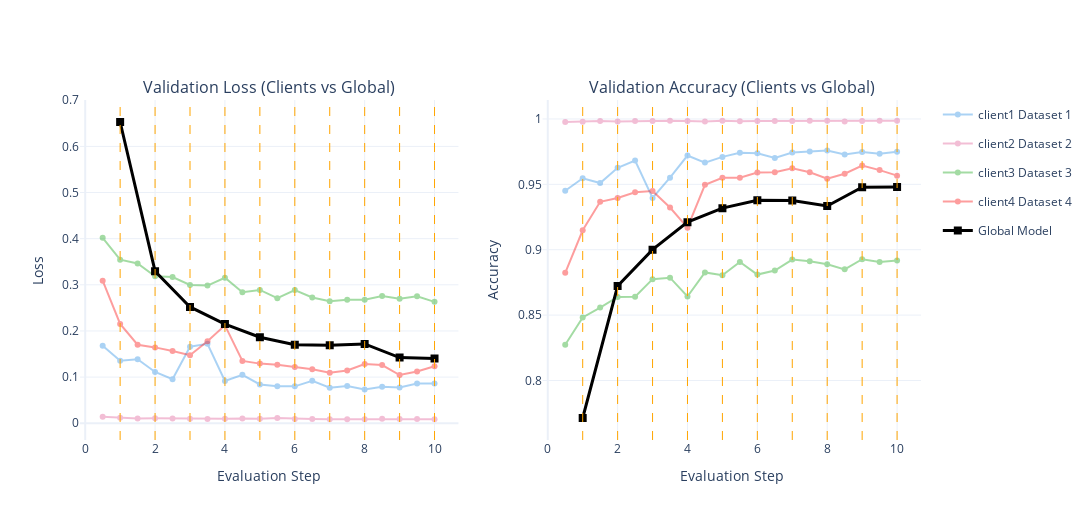

Notebook source saved alongside this figure:
### Code cell
import plotly.graph_objects as go
from plotly.subplots import make_subplots
import plotly.express as px

# -------------------------------------------------
# Create subplots
fig = make_subplots(
    rows=1, cols=2,
    subplot_titles=(
        "Validation Loss (Clients vs Global)",
        "Validation Accuracy (Clients vs Global)"
    )
)

# -------------------------------------------------
# Assign fixed colors per client
palette = px.colors.qualitative.Dark24  # journal-friendly
client_colors = {
    client_id: palette[client_id % len(palette)]
    for client_id in logger.client_metrics.keys()
}

# -------------------------------------------------
# Subplot 1: Validation Loss (Clients)
for client_id, metrics in logger.client_metrics.items():
    losses = metrics["loss"]
    steps = [x / (client_epoch + 1)
             for x in range(1, client_epoch * global_epoch + global_epoch + 1)]

    fig.add_trace(
        go.Scatter(
            x=steps,
            y=losses,
            mode="lines+markers",
            name=f"client{client_id + 1} {client_devices[client_id]['dataset'][:10]}",
            legendgroup=f"{client_devices[client_id]['dataset'][:10]}",
            line=dict(color=client_colors[client_id]),
            marker=dict(color=client_colors[client_id]),
            opacity=0.4
        ),
        row=1, col=1
    )

# Global model loss
global_losses = logger.global_metrics["loss"][::2]
global_steps = list(range(1, len(global_losses) + 1))

fig.add_trace(
    go.Scatter(
        x=global_steps,
        y=global_losses,
        mode="lines+markers",
        name="Global Model",
        legendgroup="global",
        line=dict(color="black", width=3),
        marker=dict(symbol="square", size=8, color="black")
    ),
    row=1, col=1
)

# -------------------------------------------------
# Subplot 2: Validation Accuracy (Clients)
for client_id, metrics in logger.client_metrics.items():
    accuracies = metrics["accuracy"]
    steps = [x / (client_epoch + 1)
             for x in range(1, client_epoch * global_epoch + global_epoch + 1)]

    fig.add_trace(
        go.Scatter(
            x=steps,
            y=accuracies,
            mode="lines+markers",
            name=f"client{client_id + 1} {client_devices[client_id]['dataset'][:10]}",
            legendgroup=f"{client_devices[client_id]['dataset'][:10]}",
            showlegend=False,  # legend only once (left plot)
            line=dict(color=client_colors[client_id]),
            marker=dict(color=client_colors[client_id]),
            opacity=0.4
        ),
        row=1, col=2
    )

# Global model accuracy
global_accs = logger.global_metrics["accuracy"][::2]
global_steps = list(range(1, len(global_accs) + 1))

fig.add_trace(
    go.Scatter(
        x=global_steps,
        y=global_accs,
        mode="lines+markers",
        name="Global Model",
        legendgroup="global",
        showlegend=False,
        line=dict(color="black", width=3),
        marker=dict(symbol="square", size=8, color="black")
    ),
    row=1, col=2
)

# -------------------------------------------------
# Axis labels
fig.update_xaxes(title_text="Evaluation Step", row=1, col=1)
fig.update_xaxes(title_text="Evaluation Step", row=1, col=2)
fig.update_yaxes(title_text="Loss", row=1, col=1)
fig.update_yaxes(title_text="Accuracy", row=1, col=2)

# -------------------------------------------------
# Vertical lines (Global Rounds)
for g in range(1, global_epoch + 1):
    fig.add_vline(
        x=g,
        line=dict(color="orange", dash="dash", width=1)
    )

# -------------------------------------------------
# Layout
fig.update_layout(
    height=520,
    width=1200,
    template="plotly_white",
    hovermode="x unified"
)

fig.show()

### Figure 1 — Plotly figure (JSON) as saved in the notebook; plotly's stock layout.template omitted (floating-point values rounded to 4 significant figures)
{"data": [{"legendgroup": "Dataset 1 ", "line": {"color": "#2E91E5"}, "marker": {"color": "#2E91E5"}, "mode": "lines+markers", "name": "client1 Dataset 1 ", "opacity": 0.4, "type": "scatter", "x": [0.5, 1, 1.5, 2, 2.5, 3, 3.5, 4, 4.5, 5, 5.5, 6, 6.5, 7, 7.5, 8, 8.5, 9, 9.5, 10], "xaxis": "x", "y": [0.1678, 0.1354, 0.1387, 0.1112, 0.09558, 0.166, 0.1722, 0.09155, 0.1049, 0.084, 0.0802, 0.07997, 0.09187, 0.07694, 0.08094, 0.07304, 0.07891, 0.07773, 0.08617, 0.08628], "yaxis": "y"}, {"legendgroup": "Dataset 2 ", "line": {"color": "#E15F99"}, "marker": {"color": "#E15F99"}, "mode": "lines+markers", "name": "client2 Dataset 2 ", "opacity": 0.4, "type": "scatter", "x": [0.5, 1, 1.5, 2, 2.5, 3, 3.5, 4, 4.5, 5, 5.5, 6, 6.5, 7, 7.5, 8, 8.5, 9, 9.5, 10], "xaxis": "x", "y": [0.01388, 0.01209, 0.01043, 0.01073, 0.01044, 0.009591, 0.009421, 0.009733, 0.01045, 0.009747, 0.01116, 0.009394, 0.009265, 0.008702, 0.008709, 0.008743, 0.009828, 0.009272, 0.009065, 0.008664], "yaxis": "y"}, {"legendgroup": "Dataset 3 ", "line": {"color": "#1CA71C"}, "marker": {"color": "#1CA71C"}, "mode": "lines+markers", "name": "client3 Dataset 3 ", "opacity": 0.4, "type": "scatter", "x": [0.5, 1, 1.5, 2, 2.5, 3, 3.5, 4, 4.5, 5, 5.5, 6, 6.5, 7, 7.5, 8, 8.5, 9, 9.5, 10], "xaxis": "x", "y": [0.4017, 0.3546, 0.3462, 0.3187, 0.317, 0.2997, 0.2984, 0.3153, 0.2839, 0.2889, 0.271, 0.2888, 0.2726, 0.2643, 0.2674, 0.2678, 0.2755, 0.27, 0.2751, 0.263], "yaxis": "y"}, {"legendgroup": "Dataset 4 ", "line": {"color": "#FB0D0D"}, "marker": {"color": "#FB0D0D"}, "mode": "lines+markers", "name": "client4 Dataset 4 ", "opacity": 0.4, "type": "scatter", "x": [0.5, 1, 1.5, 2, 2.5, 3, 3.5, 4, 4.5, 5, 5.5, 6, 6.5, 7, 7.5, 8, 8.5, 9, 9.5, 10], "xaxis": "x", "y": [0.3089, 0.2152, 0.1702, 0.1644, 0.1567, 0.1474, 0.1777, 0.2121, 0.1351, 0.1292, 0.1268, 0.1222, 0.1169, 0.1095, 0.1143, 0.1282, 0.126, 0.1045, 0.1121, 0.1236], "yaxis": "y"}, {"legendgroup": "global", "line": {"color": "black", "width": 3}, "marker": {"color": "black", "size": 8, "symbol": "square"}, "mode": "lines+markers", "name": "Global Model", "type": "scatter", "x": [1, 2, 3, 4, 5, 6, 7, 8, 9, 10], "xaxis": "x", "y": [0.6528, 0.3295, 0.2521, 0.215, 0.1864, 0.1701, 0.1691, 0.1718, 0.1422, 0.1404], "yaxis": "y"}, {"legendgroup": "Dataset 1 ", "line": {"color": "#2E91E5"}, "marker": {"color": "#2E91E5"}, "mode": "lines+markers", "name": "client1 Dataset 1 ", "opacity": 0.4, "showlegend": false, "type": "scatter", "x": [0.5, 1, 1.5, 2, 2.5, 3, 3.5, 4, 4.5, 5, 5.5, 6, 6.5, 7, 7.5, 8, 8.5, 9, 9.5, 10], "xaxis": "x2", "y": [0.9451, 0.9546, 0.951, 0.9626, 0.9683, 0.9396, 0.9551, 0.972, 0.9666, 0.971, 0.9741, 0.9738, 0.9701, 0.9744, 0.9751, 0.9759, 0.9729, 0.9748, 0.9734, 0.9749], "yaxis": "y2"}, {"legendgroup": "Dataset 2 ", "line": {"color": "#E15F99"}, "marker": {"color": "#E15F99"}, "mode": "lines+markers", "name": "client2 Dataset 2 ", "opacity": 0.4, "showlegend": false, "type": "scatter", "x": [0.5, 1, 1.5, 2, 2.5, 3, 3.5, 4, 4.5, 5, 5.5, 6, 6.5, 7, 7.5, 8, 8.5, 9, 9.5, 10], "xaxis": "x2", "y": [0.9976, 0.9979, 0.9984, 0.998, 0.9984, 0.9985, 0.9986, 0.9984, 0.998, 0.9986, 0.9982, 0.9985, 0.9985, 0.9985, 0.9986, 0.9986, 0.9981, 0.9985, 0.9986, 0.9986], "yaxis": "y2"}, {"legendgroup": "Dataset 3 ", "line": {"color": "#1CA71C"}, "marker": {"color": "#1CA71C"}, "mode": "lines+markers", "name": "client3 Dataset 3 ", "opacity": 0.4, "showlegend": false, "type": "scatter", "x": [0.5, 1, 1.5, 2, 2.5, 3, 3.5, 4, 4.5, 5, 5.5, 6, 6.5, 7, 7.5, 8, 8.5, 9, 9.5, 10], "xaxis": "x2", "y": [0.8274, 0.8482, 0.8558, 0.8639, 0.864, 0.8775, 0.8786, 0.8642, 0.8826, 0.8805, 0.8906, 0.881, 0.8841, 0.8925, 0.8912, 0.8889, 0.885, 0.8928, 0.8906, 0.8918], "yaxis": "y2"}, {"legendgroup": "Dataset 4 ", "line": {"color": "#FB0D0D"}, "marker": {"color": "#FB0D0D"}, "mode": "lines+markers", "name": "client4 Dataset 4 ", "opacity": 0.4, "showlegend": false, "type": "scatter", "x": [0.5, 1, 1.5, 2, 2.5, 3, 3.5, 4, 4.5, 5, 5.5, 6, 6.5, 7, 7.5, 8, 8.5, 9, 9.5, 10], "xaxis": "x2", "y": [0.8824, 0.9149, 0.9366, 0.9395, 0.9439, 0.9449, 0.9323, 0.9169, 0.9496, 0.955, 0.9551, 0.959, 0.9593, 0.9623, 0.9593, 0.9543, 0.9581, 0.9644, 0.9609, 0.9566], "yaxis": "y2"}, {"legendgroup": "global", "line": {"color": "black", "width": 3}, "marker": {"color": "black", "size": 8, "symbol": "square"}, "mode": "lines+markers", "name": "Global Model", "showlegend": false, "type": "scatter", "x": [1, 2, 3, 4, 5, 6, 7, 8, 9, 10], "xaxis": "x2", "y": [0.7713, 0.8722, 0.9001, 0.9211, 0.9318, 0.9378, 0.9377, 0.9334, 0.9478, 0.9479], "yaxis": "y2"}], "layout": {"annotations": [{"font": {"size": 16}, "showarrow": false, "text": "Validation Loss (Clients vs Global)", "x": 0.225, "xanchor": "center", "xref": "paper", "y": 1, "yanchor": "bottom", "yref": "paper"}, {"font": {"size": 16}, "showarrow": false, "text": "Validation Accuracy (Clients vs Global)", "x": 0.775, "xanchor": "center", "xref": "paper", "y": 1, "yanchor": "bottom", "yref": "paper"}], "height": 520, "hovermode": "x unified", "shapes": [{"line": {"color": "orange", "dash": "dash", "width": 1}, "type": "line", "x0": 1, "x1": 1, "xref": "x", "y0": 0, "y1": 1, "yref": "y domain"}, {"line": {"color": "orange", "dash": "dash", "width": 1}, "type": "line", "x0": 1, "x1": 1, "xref": "x2", "y0": 0, "y1": 1, "yref": "y2 domain"}, {"line": {"color": "orange", "dash": "dash", "width": 1}, "type": "line", "x0": 2, "x1": 2, "xref": "x", "y0": 0, "y1": 1, "yref": "y domain"}, {"line": {"color": "orange", "dash": "dash", "width": 1}, "type": "line", "x0": 2, "x1": 2, "xref": "x2", "y0": 0, "y1": 1, "yref": "y2 domain"}, {"line": {"color": "orange", "dash": "dash", "width": 1}, "type": "line", "x0": 3, "x1": 3, "xref": "x", "y0": 0, "y1": 1, "yref": "y domain"}, {"line": {"color": "orange", "dash": "dash", "width": 1}, "type": "line", "x0": 3, "x1": 3, "xref": "x2", "y0": 0, "y1": 1, "yref": "y2 domain"}, {"line": {"color": "orange", "dash": "dash", "width": 1}, "type": "line", "x0": 4, "x1": 4, "xref": "x", "y0": 0, "y1": 1, "yref": "y domain"}, {"line": {"color": "orange", "dash": "dash", "width": 1}, "type": "line", "x0": 4, "x1": 4, "xref": "x2", "y0": 0, "y1": 1, "yref": "y2 domain"}, {"line": {"color": "orange", "dash": "dash", "width": 1}, "type": "line", "x0": 5, "x1": 5, "xref": "x", "y0": 0, "y1": 1, "yref": "y domain"}, {"line": {"color": "orange", "dash": "dash", "width": 1}, "type": "line", "x0": 5, "x1": 5, "xref": "x2", "y0": 0, "y1": 1, "yref": "y2 domain"}, {"line": {"color": "orange", "dash": "dash", "width": 1}, "type": "line", "x0": 6, "x1": 6, "xref": "x", "y0": 0, "y1": 1, "yref": "y domain"}, {"line": {"color": "orange", "dash": "dash", "width": 1}, "type": "line", "x0": 6, "x1": 6, "xref": "x2", "y0": 0, "y1": 1, "yref": "y2 domain"}, {"line": {"color": "orange", "dash": "dash", "width": 1}, "type": "line", "x0": 7, "x1": 7, "xref": "x", "y0": 0, "y1": 1, "yref": "y domain"}, {"line": {"color": "orange", "dash": "dash", "width": 1}, "type": "line", "x0": 7, "x1": 7, "xref": "x2", "y0": 0, "y1": 1, "yref": "y2 domain"}, {"line": {"color": "orange", "dash": "dash", "width": 1}, "type": "line", "x0": 8, "x1": 8, "xref": "x", "y0": 0, "y1": 1, "yref": "y domain"}, {"line": {"color": "orange", "dash": "dash", "width": 1}, "type": "line", "x0": 8, "x1": 8, "xref": "x2", "y0": 0, "y1": 1, "yref": "y2 domain"}, {"line": {"color": "orange", "dash": "dash", "width": 1}, "type": "line", "x0": 9, "x1": 9, "xref": "x", "y0": 0, "y1": 1, "yref": "y domain"}, {"line": {"color": "orange", "dash": "dash", "width": 1}, "type": "line", "x0": 9, "x1": 9, "xref": "x2", "y0": 0, "y1": 1, "yref": "y2 domain"}, {"line": {"color": "orange", "dash": "dash", "width": 1}, "type": "line", "x0": 10, "x1": 10, "xref": "x", "y0": 0, "y1": 1, "yref": "y domain"}, {"line": {"color": "orange", "dash": "dash", "width": 1}, "type": "line", "x0": 10, "x1": 10, "xref": "x2", "y0": 0, "y1": 1, "yref": "y2 domain"}], "width": 1200, "xaxis": {"anchor": "y", "domain": [0, 0.45], "title": {"text": "Evaluation Step"}}, "xaxis2": {"anchor": "y2", "domain": [0.55, 1], "title": {"text": "Evaluation Step"}}, "yaxis": {"anchor": "x", "domain": [0, 1], "title": {"text": "Loss"}}, "yaxis2": {"anchor": "x2", "domain": [0, 1], "title": {"text": "Accuracy"}}}}
